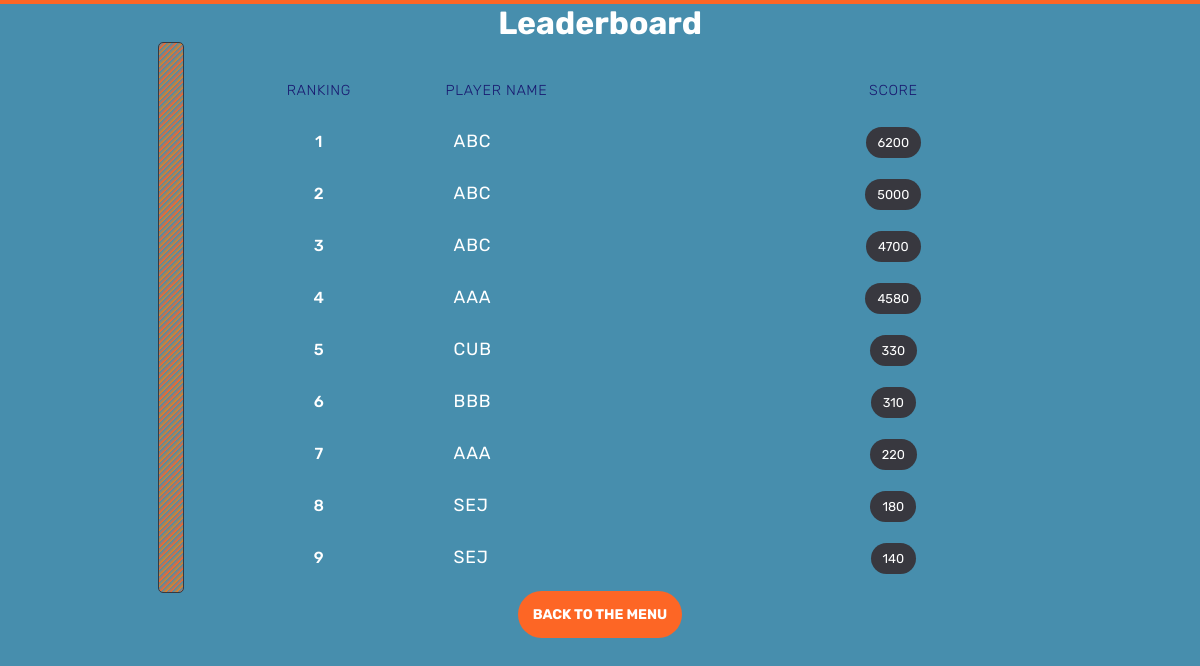
/Leaderboard, run on an earlier commit of the app's database.
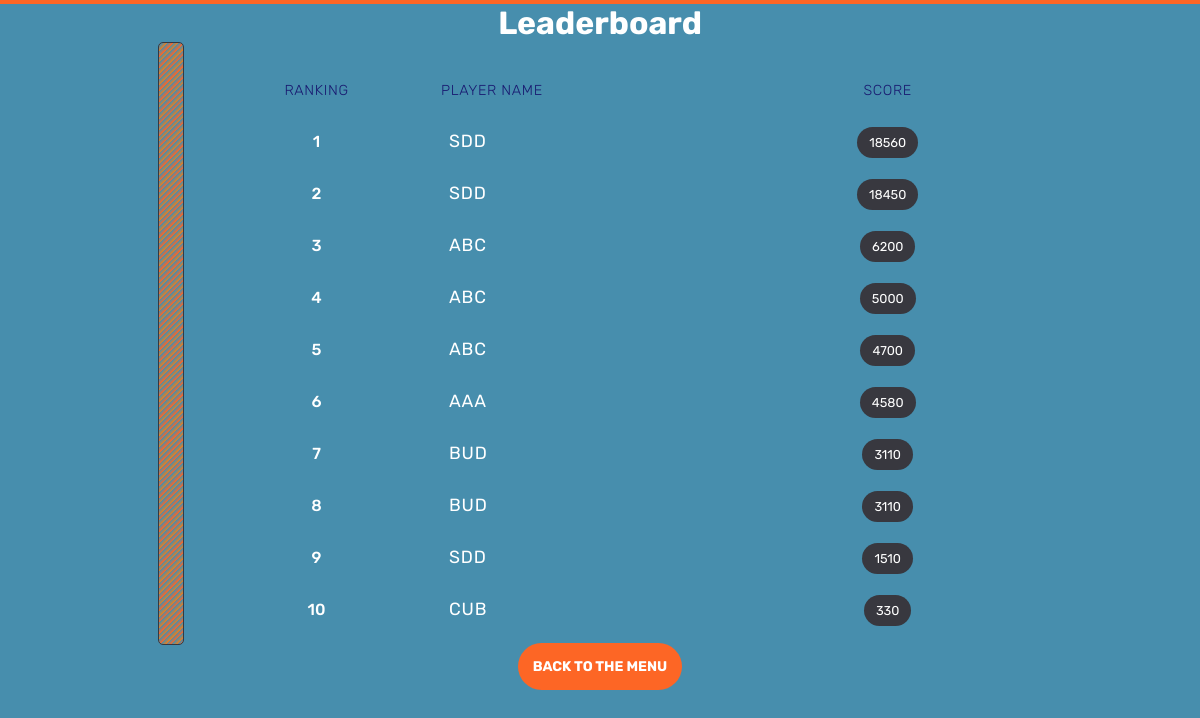
And on a later commit of the database.
### tables this page shows
CREATE TABLE Scores
                                (playerID INT,
                                playerName CHAR(3),
                                score INT,
                                date CHAR(10), 
                                gameID INTEGER PRIMARY KEY
                                );

### app.py (the view)
@app.route('/leaderboard')
@app.route('/Leaderboard')
def leaderboard():
    scores = dbAPI.getTopTenScores('teamSix.db')
    return render_template('leaderboard.html', scores=scores)

### dbAPI.py (called while the page is built)
def getTopTenScores(db_filename: str) -> tuple:
    getTopTen = 'SELECT * FROM Scores ORDER BY score DESC LIMIT 10'
    conn = sqlite3.connect(db_filename)
    c = conn.cursor()
    c.execute(getTopTen)
    topTen = c.fetchall()
    conn.close()
    return topTen

### templates/leaderboard.html (shortened to what this page needs)
<!DOCTYPE html>
<html lang="en">
<head>
    <link type="text/css" rel="stylesheet" href="{{ url_for('static', filename='css/leaderboard.css') }}" />
</head>
<body>
    <h1>Leaderboard</h1>
    <table>
        <tr>
            <th>Ranking</th>
            <th>Player Name</th>
            <th>Score</th>
        </tr>
        {% for score in scores %}
        <tr>
            <td class='placement'>{{ loop.index }}</td>
            <td class='player'>{{ score[1] }}</td>
            <td class='score'><span>{{ score[2] }}</span></td>
        </tr>
        {% endfor %}
    </table>
    <a href="/index" class="btnStack">back to the menu</a>
</body>
</html>

### static/css/leaderboard.css (style rules this page uses)
* { box-sizing: border-box; margin: 0; padding: 0; }
body { border-top: 4px solid #fd6625; background: #478ead; color: #fff; font-family: 'Rubik', sans-serif; display: flex; flex-direction: column; align-items: center; }
table { margin: 0rem 1rem; position: relative; width: calc(90vw - 2rem); max-width: 800px; border-spacing: 0 1rem; }
table:before { position: absolute; content: ''; right: calc(100% + 1rem); top: 0; height: 100%; width: 1.5rem; border-radius: 5px; border: 1px solid #38383F; background: repeating-linear-gradient(-45deg, #fd6625 0px, #478ead 4px, #e67e22 4px, #478ead 8px); }
table tr > * { text-align: center; padding: 0.5rem; }
table tr > *:nth-child(2) { text-align: left; }
table th { font-weight: 300; letter-spacing: 0.04rem; font-size: 0.9rem; color: #191970; text-transform: uppercase; }
table td.placement { font-weight: 500; }
table td.player { padding-left: 1rem; font-size: 1.1rem; letter-spacing: 0.05rem; }
table td.score span { background: #38383F; border-radius: 30px; padding: 0.5rem 0.75rem; font-size: 0.8rem; text-transform: uppercase; }
.btnStack { background-color: #fd6625; color: white; text-transform: uppercase; text-decoration: none; cursor: pointer; display: flex; align-items: center; justify-content: center; padding: 15px 15px; margin-bottom: 34px; transition: background-color 0.3s; outline: none; min-width: 20px; font-weight: bold; font-size: 14px; cursor: pointer; border-radius: 25px; }

What changed in the data, as far as the page shows it:
no longer on this page (row unchanged): Scores: playerName "BBB", score "310"
no longer on this page (row unchanged): Scores: playerName "AAA", score "220"
no longer on this page (row unchanged): Scores: playerName "SEJ", score "180"
no longer on this page (row unchanged): Scores: playerName "SEJ", score "140"
added Scores: playerName "SDD", score "18560"
added Scores: playerName "SDD", score "18450"
added Scores: playerName "BUD", score "3110"
added Scores: playerName "BUD", score "3110"
added Scores: playerName "SDD", score "1510"
